Frame 1 (no input): blank canvas, image omitted
Frame 60 (no input): blank canvas, image omitted
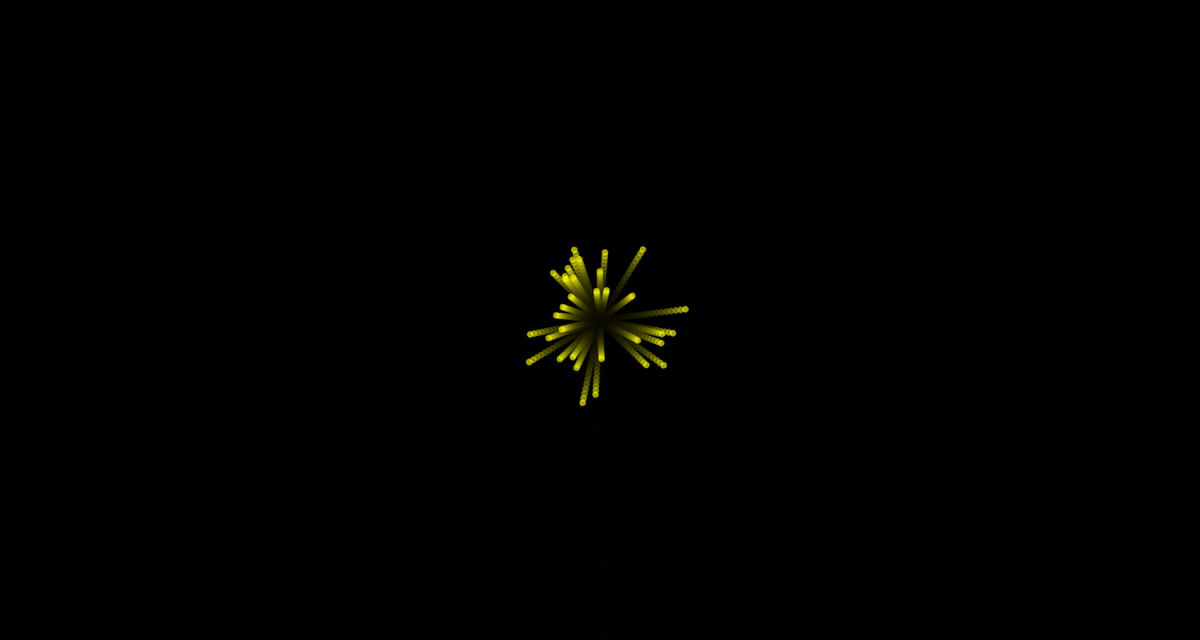
Frame 120 (the mouse pressed at the canvas centre since frame 60)

The p5.js sketch whose frames 1 and 60 were blank and that drew this single picture after the mouse press (run headless with seeded random() and noise() and a simulated clock; from frame 60 on, the mouse is pressed at the canvas centre):

// p5.js sketch
// ── sketch.js
let fireworks = [];
let textVisible = false; // Text is not visible by default
let currentText = "Happy New Year 2025"; 
let textSizeValue = 64; 
let fadeAmount = 255; // Opacity of the text
let scalingUp = true; // Flag to control text scaling
let scalingSpeed = 0.8; // Speed of text scaling
let fadeSpeed = 1; // Speed of text fade
let scalingStep = 1; // Step size for scaling effect
let fadeStep = 5; // Step size for fading effect
let isChangingText = false; // Flag to control text change

// CANVAS
function setup() {
  createCanvas(1500, 800);
  background(0);
}

// DRAW FUNCTION WITH ANIMATION
function draw() {
  background(0, 50); // Light black background to create a trail effect

  // Update and show the fireworks in the array
  if (fireworks.length > 0) {
    fireworks[fireworks.length - 1].update(); // Update the latest firework
    fireworks[fireworks.length - 1].show();  // Show the latest firework
    
    // Remove the firework when it's done
    if (fireworks[fireworks.length - 1].isDone()) {
      fireworks.pop(); // Remove the latest firework from the array
    }
  }

  // TEXT ANIMATION (only if text is visible)
  if (textVisible) {
    // Scaling animation for the text
    if (scalingUp) {
      textSizeValue += scalingStep; // Text grows
      fadeAmount -= fadeStep; // Transparent effect
      if (textSizeValue > 100) {
        scalingUp = false; // If text size is bigger than 100, it will start to shrink
      }
    } else {
      textSizeValue -= scalingStep; // Text shrinks
      if (textSizeValue <= 64) {
        scalingUp = true; // If text size is smaller than 64, it will start to grow
        fadeAmount = 255; // Reset opacity
        textVisible = false; // Text is not visible anymore
        isChangingText = false; // Done changing text
      }
    }

    // Show the text in the center of the canvas
    push();
    textSize(textSizeValue);
    textAlign(CENTER, CENTER);
    fill(255, fadeAmount); // Color of the text with opacity
    text(currentText, width / 2, height / 2);
    pop();
  }
}

// MOUSE PRESSED FUNCTION TO CREATE FIREWORK
function mousePressed() {
  // Create a new firework if mouse is pressed
  fireworks.push(new Firework(mouseX, mouseY));
}

// KEY PRESSED FUNCTION TO CHANGE TEXT
function keyPressed() {
  // Ff space is pressed, the text will change
  if (key === ' ' && !isChangingText) {
    textVisible = true; 
    isChangingText = true; // Start changing text

    if (currentText === "Happy New Year 2025") {
      currentText = "Chúc mừng năm mới 2025"; // Change text
    } else {
      currentText = "Happy New Year 2025"; // if text is not the same, change it back
    }
  }
}

// FIREWORK CLASS
class Firework {
  constructor(targetX, targetY) {
    this.x = targetX;
    this.y = height; // Firework starts at the bottom of the screen
    this.targetY = targetY; // Target position for the firework
    this.triggerExplode = false; // Trigger the explosion
    this.exploded = false; 
    this.particles = [];
    this.rotation = 0; // Rotation of the firework (for the rising point)

    // Random color for the firework
    let colors = [
      color(255, 0, 0),    // Red
      color(255, 165, 0),  // Orange
      color(255, 255, 0)   // Yellow
    ];
    this.color = random(colors);
  }

  // ANIMATION FOR THE FIREWORK
  update() {
    if (!this.triggerExplode) {
      // Firework goes up until it reaches the target position
      if (this.y > this.targetY) {
        this.y -= 10; // Firework moves up by 10px
        this.rotation += 0.1; // Rotation of the firework (for the rising point)
      } else {
        this.triggerExplode = true; // Trigger the explosion
      }
    } else if (!this.exploded) {
      // Explode the firework
      this.explode();
      this.exploded = true;
    } else {
      // Update all particles
      for (let particle of this.particles) {
        particle.update();
      }
    }
  }

  // SHOW FIREWORK WITH TRANSLATE AND ROTATE FUNCTION
  show() {
    if (!this.triggerExplode) {
      // Show the rising point with rotation
      push();
      translate(this.x, this.y); // Move the coordinate system to the firework
      rotate(this.rotation); // Rotate the firework
      fill(this.color);
      // Draw the firework explosion
      noStroke();
      for (let i = 0; i < 8; i++) {
        let angle = (PI / 4) * i;
        let px = cos(angle) * 10;
        let py = sin(angle) * 10;
        ellipse(px, py, 5, 5);
      }
      // Draw the firework explosion
      pop();
    } else if (this.exploded) {
      // Show all particles
      for (let particle of this.particles) {
        particle.show();
      }
    }
  }

  // CREATE PARTICLES FOR THE EXPLOSION
  explode() {
    // Create a number of particles for the explosion
    let numParticles = int(random(30, 50));
    for (let i = 0; i < numParticles; i++) {
      let angle = random(TWO_PI);
      let speed = random(2, 6);
      this.particles.push(new Particle(this.x, this.y, angle, speed, this.color));
    }
  }

  // CHECK IF THE FIREWORK IS DONE
  isDone() {
    // Check if the firework is done
    return this.exploded && this.particles.every(p => p.isFaded());
  }
}

// PARTICLE CLASS FOR FIREWORK EXPLOSION
class Particle {
  constructor(x, y, angle, speed, color) {
    this.x = x;
    this.y = y;
    this.vx = cos(angle) * speed;
    this.vy = sin(angle) * speed;
    this.lifespan = 255; // Lifespan of the particle
    this.color = color;
    this.rotation = random(TWO_PI); // Initial rotation
    this.rotationSpeed = random(-0.1, 0.1); // random rotation speed
  }

  // ANIMATION FOR THE PARTICLE
  update() {
    this.x += this.vx;
    this.y += this.vy;
    this.lifespan -= 5; // Decrease the lifespan
    this.rotation += this.rotationSpeed; // Rotate the particle
  }

  // SHOW PARTICLE WITH TRANSLATE AND ROTATE FUNCTION
  show() {
    push();
    translate(this.x, this.y); // Move the coordinate system to the particle
    rotate(this.rotation); // Rotate the particle
    noStroke();
    fill(red(this.color), green(this.color), blue(this.color), this.lifespan);
    ellipse(0, 0, 8, 8); // Show the particle
    pop();
  }

  isFaded() {
    return this.lifespan <= 0;
  }
}
